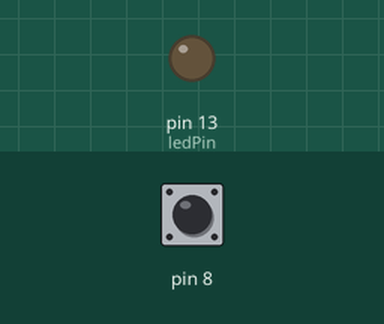
This sketch was run on a simulated Arduino Uno, built with avr-gcc and run on an emulated ATmega328P. Parts: output pins drawn as LEDs (lit = HIGH). Inputs (shaded band) come from the test bench; at power-on: pin 8 HIGH. What the sketch prints to the serial monitor is not drawn.

Above: at 1.2 s.
1.3 s: pin 8 pulled LOW for 0.15 s
At 1.38 s:
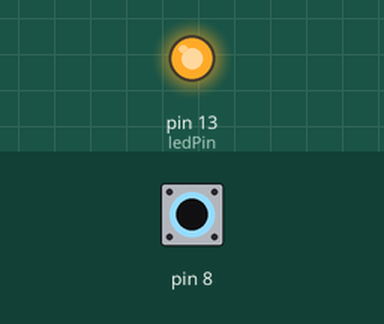
2.9 s: pin 8 pulled LOW for 3.2 s
At 6.7 s:
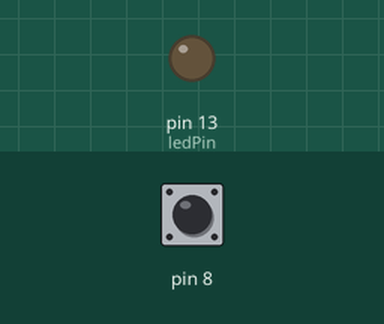
Timing chart, 0 to 8.2 s (numbered marks = the images above; inputs shaded):
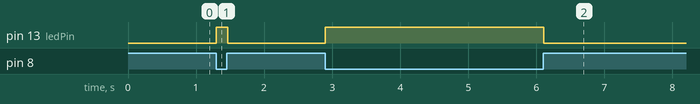

The sketch:

custom_cap.ino
```cpp
#include <CapacitiveSensor.h>

CapacitiveSensor cs_4_8 = CapacitiveSensor(4,8); // 1M resistor between pins 4 & 8, pin 8 is sensor pin, add a wire and or material
int ledPin = 13;  // built-in


void setup() {
    cs_4_8.set_CS_AutocaL_Millis(0xFFFFFFFF);// turn off autocalibrate on channel 1 - just as an example
    Serial.begin(9600);
    pinMode(ledPin,OUTPUT);
}

void loop() {
    long sensor1 =  cs_4_8.capacitiveSensor(50);

    Serial.println(sensor1);  // print sensor output
    if(sensor1 >= 1000) {
      digitalWrite(ledPin, HIGH);
      Serial.println("high");
    } else {
      digitalWrite(ledPin, LOW);
    }
}
```

Measured:
- after the input at 1.3 s, pin 13 (ledPin): LOW → HIGH at once, → LOW 0.16 s later
- after the input at 2.9 s, pin 13 (ledPin): LOW → HIGH at once, → LOW 3.2 s later
